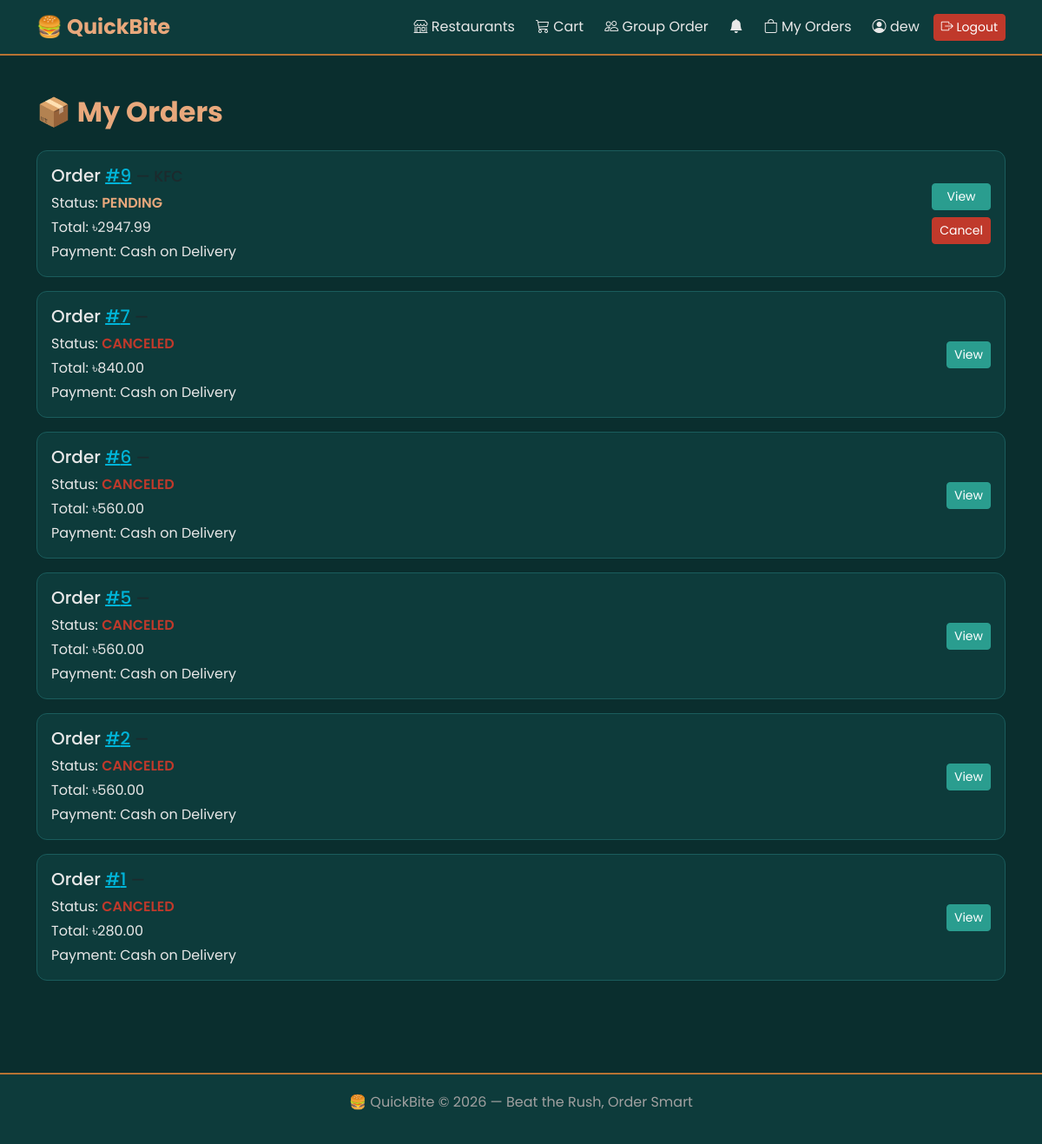
The app's page /orders/my-orders/ (signed in) with its own data.
### accounts/models.py (models this page shows, shortened)
class User(AbstractUser):
    is_customer = models.BooleanField(default=True)
    is_restaurant_owner = models.BooleanField(default=False)
    phone_number = models.CharField(max_length=15, blank=True, null=True)
    address = models.TextField(blank=True, null=True)
    allergies = models.TextField(blank=True, null=True)
    profile_picture = models.ImageField(
        upload_to='profile_pictures/',
        blank=True,
        null=True
    )

### orders/models.py (models this page shows, shortened)
class Order(models.Model):
    PAYMENT_CHOICES = [
        ('COD', 'Cash on Delivery'),
        ('BKASH', 'Bkash'),
        ('NAGAD', 'Nagad'),
    ]
    STATUS_CHOICES = [
        ('PENDING',    'Order Placed'),
        ('CONFIRMED',  'Confirmed'),
        ('PREPARING',  'Preparing'),
        ('ON_THE_WAY', 'On the Way'),
        ('DELIVERED',  'Delivered'),
        ('CANCELED',   'Canceled'),
    ]
    restaurant = models.ForeignKey(
        Restaurant, on_delete=models.SET_NULL,
        null=True, related_name='orders'
    )
    user = models.ForeignKey(
        settings.AUTH_USER_MODEL,
        on_delete=models.CASCADE
    )
    status = models.CharField(
        max_length=20,
        choices=STATUS_CHOICES,
        default='PENDING'
    )
    total_price = models.DecimalField(
        max_digits=10, decimal_places=2, default=0
    )
    delivery_charge = models.DecimalField(
        max_digits=6, decimal_places=2, default=0
    )
    is_paid = models.BooleanField(default=False)
    created_at = models.DateTimeField(auto_now_add=True)
    payment_method = models.CharField(
        max_length=10,
        choices=PAYMENT_CHOICES,
        default='COD'
    )
    customer_phone = models.CharField(max_length=15)
    customer_address = models.TextField()

### orders/views.py (the view)
# urls.py: path('my-orders/', views.my_orders, name='my_orders'),
@login_required
def my_orders(request):
    orders = Order.objects.filter(user=request.user).order_by('-created_at')
    return render(request, 'orders/my_orders.html', {'orders': orders})

### orders/views.py (called while the page is built)
def notification_count(request):
    if request.user.is_authenticated:
        count = request.user.notifications.filter(is_read=False).count()
        return {'unread_notifications': count}
    return {'unread_notifications': 0}

### templates/orders/my_orders.html (shortened to what this page needs)
{% extends 'base.html' %}
{% block content %}
<h2 class="section-title">📦 My Orders</h2>
{% if orders %}
    {% for order in orders %}
    <div class="card mb-3 p-3">
        <div class="d-flex justify-content-between align-items-center">
            <div>
                <h5>
                    Order <a href="{% url 'orders:order_detail' order.id %}"
                             style="color:#00b4d8;">#{{ order.id }}</a>
                    <small class="text-muted"> — {{ order.restaurant.name }}</small>
                </h5>
                <p class="mb-1">
                    Status:
                    <span class="status-{{ order.status }}">{{ order.status }}</span>
                </p>
                <p class="mb-1">Total: ৳{{ order.total_price }}</p>
                <p class="mb-0">Payment: {{ order.get_payment_method_display }}</p>
            </div>
            <div class="d-flex flex-column gap-2">
                <a href="{% url 'orders:order_detail' order.id %}"
                   class="btn btn-primary btn-sm">View</a>
                {% if order.status == 'PENDING' %}
                <a href="{% url 'orders:cancel_order' order.id %}"
                   class="btn btn-danger btn-sm"
                   onclick="return confirm('Are you sure you want to cancel?')">
                    Cancel
                </a>
                {% endif %}
            </div>
        </div>
    </div>
    {% endfor %}
{% else %}
    <div class="text-center mt-5">
        <h4>You have no orders yet.</h4>
        <a href="{% url 'home' %}" class="btn btn-primary mt-3">← Browse Restaurants</a>
    </div>
{% endif %}
{% endblock %}

### templates/base.html (shortened to what this page needs)
<!DOCTYPE html>
<html lang="en">
<head>
    <link href="https://cdn.jsdelivr.net/npm/bootstrap@5.3.0/dist/css/bootstrap.min.css" rel="stylesheet">
    <link href="https://cdn.jsdelivr.net/npm/bootstrap-icons@1.10.5/font/bootstrap-icons.css" rel="stylesheet">
</head>
<body>
<nav class="navbar navbar-expand-lg navbar-dark">
    <div class="container">
        <a class="navbar-brand" href="{% url 'home' %}">
            🍔 QuickBite
        </a>
        <div class="collapse navbar-collapse" id="navbarNav">
            <ul class="navbar-nav ms-auto align-items-center gap-2">
                <li class="nav-item">
                    <a class="nav-link" href="{% url 'home' %}">
                        <i class="bi bi-shop"></i> Restaurants
                    </a>
                </li>
                <li class="nav-item">
                    <a class="nav-link" href="{% url 'orders:view_cart' %}">
                        <i class="bi bi-cart3"></i> Cart
                    </a>
                </li>
                <li class="nav-item">
                    <a class="nav-link" href="{% url 'group_order:group_list' %}">
                        <i class="bi bi-people"></i> Group Order
                    </a>
                </li>
                {% if user.is_authenticated %}
                <li class="nav-item">
                    <a class="nav-link position-relative"
                       href="{% url 'orders:notifications' %}">
                        <i class="bi bi-bell-fill"
                           style="color:{% if unread_notifications > 0 %}#b87333{% else %}#e8e8e8{% endif %};">
                        </i>
                    </a>
                </li>
                    <li class="nav-item">
                        <a class="nav-link" href="{% url 'orders:my_orders' %}">
                            <i class="bi bi-bag"></i> My Orders
                        </a>
                    </li>
                    <li class="nav-item">
                        <a class="nav-link" href="{% url 'accounts:profile' %}">
                            <i class="bi bi-person-circle"></i>
                            {{ user.first_name|default:user.username }}
                        </a>
                    </li>
                    <li class="nav-item">
                        <form method="post" action="{% url 'accounts:logout' %}">
                            <button type="submit" class="btn btn-sm btn-danger">
                                <i class="bi bi-box-arrow-right"></i> Logout
                            </button>
                        </form>
                    </li>
                {% endif %}
            </ul>
        </div>
    </div>
</nav>
<div class="page-wrapper">
    <div class="container">
        {% block content %}
        {% endblock %}
    </div>
</div>
<div class="footer">
    <p>🍔 QuickBite &copy; 2026 — Beat the Rush, Order Smart</p>
</div>
</body>
</html>

### templates/base.html (style rules this page uses)
:root { --teal-dark: #0a2e2e; --teal-mid: #0d3b3b; --teal-light: #1a5c5c; --teal-accent: #2a9d8f; --copper: #b87333; --copper-light: #d4956a; --copper-bright:#e8a87c; --grey-white: #e8e8e8; --grey-mid: #a0a0a0; --grey-dark: #4a4a4a; --danger: #c0392b; }
body { font-family: 'Poppins', sans-serif; background-color: var(--teal-dark); color: var(--grey-white); }
.navbar { background-color: var(--teal-mid) !important; border-bottom: 2px solid var(--copper); }
.navbar-brand { color: var(--copper-bright) !important; font-weight: 700; font-size: 1.5rem; }
.nav-link { color: var(--grey-white) !important; }
.card { background-color: var(--teal-mid); border: 1px solid var(--teal-light); border-radius: 12px; color: var(--grey-white); }
.btn-primary { background-color: var(--teal-accent); border-color: var(--teal-accent); color: white; }
.btn-danger { background-color: var(--danger); border-color: var(--danger); }
.page-wrapper { min-height: 100vh; padding: 30px 0; }
.footer { background-color: var(--teal-mid); border-top: 2px solid var(--copper); padding: 20px 0; text-align: center; color: var(--grey-mid); margin-top: 60px; }
.status-PENDING { color: var(--copper-bright); font-weight: 600; }
.status-CANCELED { color: var(--danger); font-weight: 600; }
.section-title { color: var(--copper-bright); font-weight: 700; margin-bottom: 25px; }

### records on screen
User: first_name "dew"
Order: id "9", status "PENDING", total_price "2947.99", payment_method "Cash on Delivery", shows "Cancel"
Order: id "7", status "CANCELED", total_price "840.00", payment_method "Cash on Delivery"
Order: id "6", status "CANCELED", total_price "560.00", payment_method "Cash on Delivery"
Order: id "5", status "CANCELED", total_price "560.00", payment_method "Cash on Delivery"
Order: id "2", status "CANCELED", total_price "560.00", payment_method "Cash on Delivery"
Order: id "1", status "CANCELED", total_price "280.00", payment_method "Cash on Delivery"
